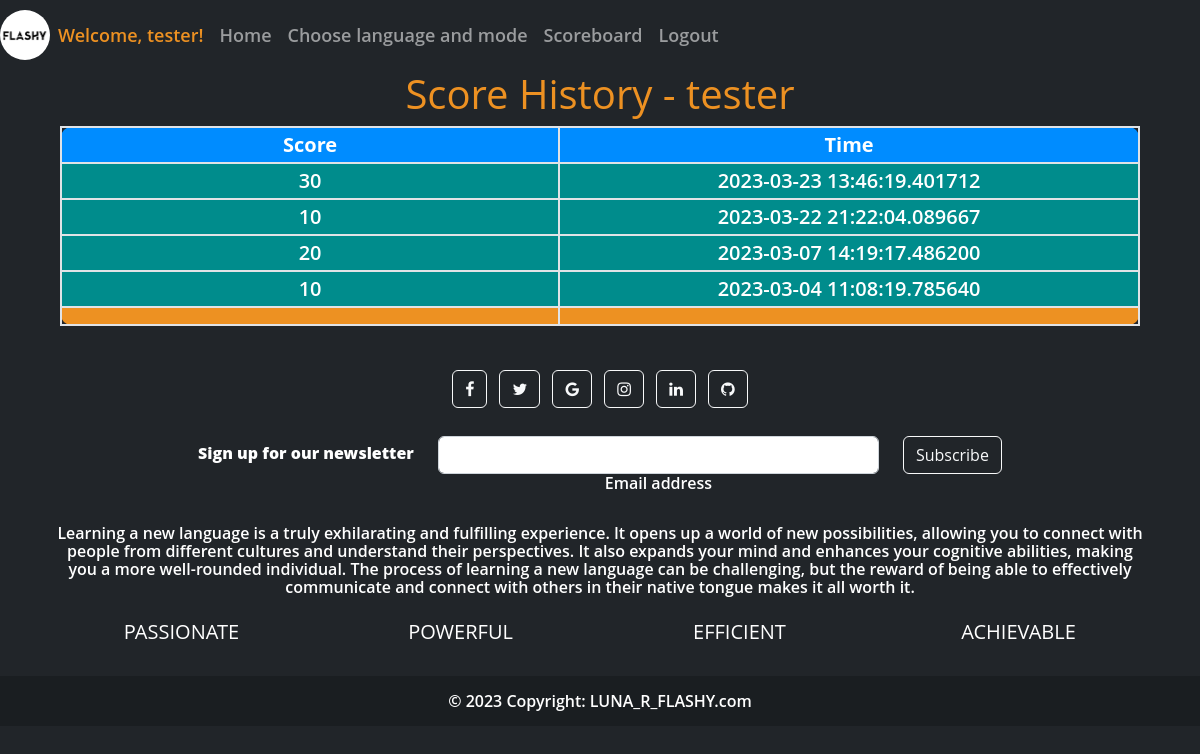
Page /scoreboard/look?username=tester (signed in) on the earlier database version.
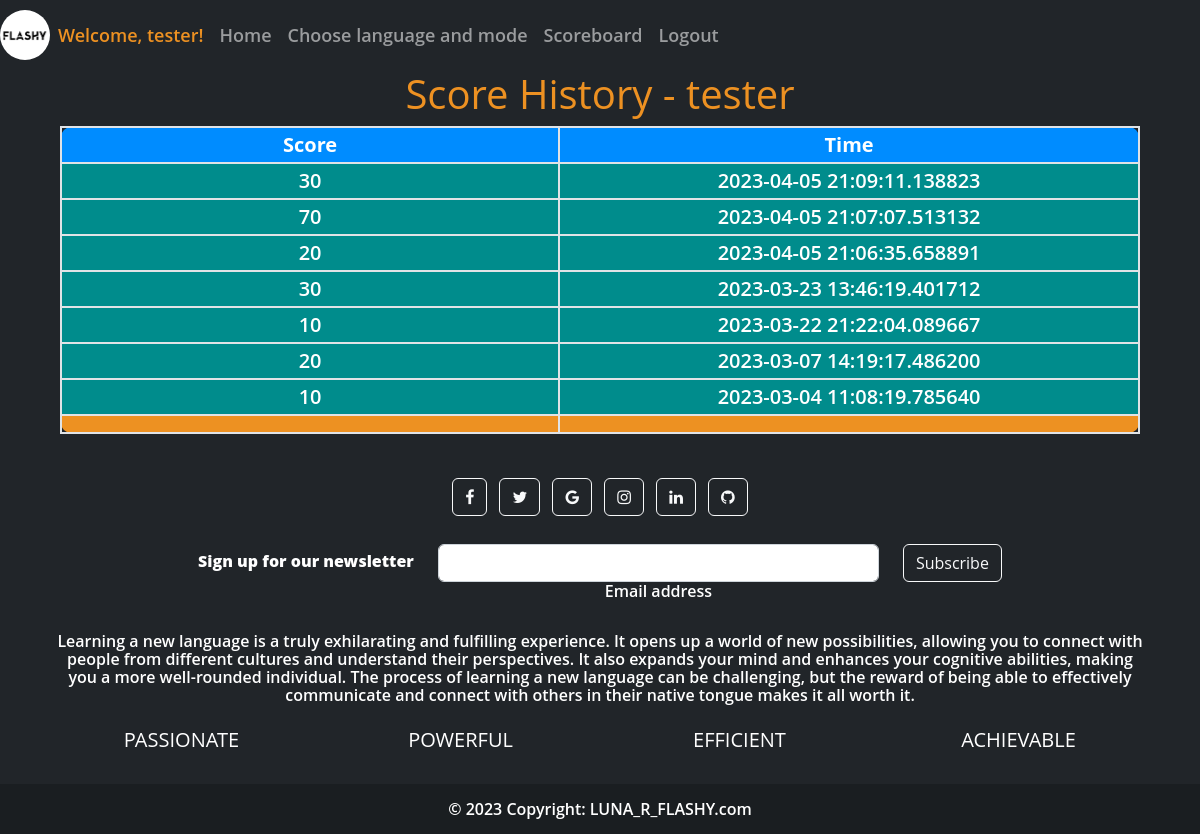
Same page on the later database version.
### website/models.py (models this page shows, shortened)
class Score(db.Model):
    id = db.Column(db.Integer, primary_key=True)
    score = db.Column(db.Integer)
    date = db.Column(db.DateTime(timezone=True), default=func.now())
    user_id = db.Column(db.Integer, db.ForeignKey('user.id'))

### website/auth.py (the view)
@auth.route('/scoreboard/look', methods=['GET'])
@login_required
def scoreboard_user():
    all_score = []
    user_looked = User.query.filter_by(username=request.args.get('username')).one()
    all_score = Score.query.filter_by(user_id=user_looked.id).order_by(Score.date.desc()).all()
    return render_template('scoreboard_user.html', user=current_user, user_looked=user_looked, all_score=all_score)

### website/__init__.py (called while the page is built)
def create_app():
    app = Flask(__name__)
    app.config['SECRET_KEY'] = 'sdfa__dskf__ljkj'
    app.config['SQLALCHEMY_DATABASE_URI'] = f'sqlite:///{DB_NAME}'
    db.init_app(app)
    from .views import views
    from .auth import auth
    app.register_blueprint(views, url_prefix='/')
    app.register_blueprint(auth, url_prefix='/')
    from .models import Note, Score, User
    with app.app_context():
        db.create_all()
    login_manager = LoginManager()
    login_manager.login_view = 'auth.login'
    login_manager.init_app(app)
    @login_manager.user_loader
    def load_user(id):
        return User.query.get(int(id))
    return app

### website/templates/scoreboard_user.html (shortened to what this page needs)
{% extends "base.html" %}
{% block content %}
<div class="container-fluid">
    <div class="row mx-auto scoreboard">
        <h1 style="text-align: center;">Score History  - {{user_looked.username}}</h1>
    </div>
    <div class="table-responsive mx-lg-5">
        <table class="table table-dark table-striped table-lg scoreboard-table" >
          <thead>
            <tr>
              <th scope="col" style="border-radius: 10px 0 0 0;">Score</th>
              <th scope="col" style="border-radius: 0 10px 0 0;">Time</th>
            </tr>
          </thead>
          <tbody>
            {% for score in all_score %}
            <tr class="user-row">
                <td class="col-lg-1">{{score.score}}</td>
                <td class="col-lg-1">{{score.date}}</td>
            </tr>
            {% endfor %}
          </tbody>
          <tfoot class="scoreboard-table-footer" >
            <td style="border-radius: 0 0 0 10px;"></td>
            <td style="border-radius: 0 0 10px 0;"></td>
        </tfoot>
        </table>
      </div>
</div>
{% endblock %}

Differences in the rows shown:
added Score: score "30", date "2023-04-05 21:09:11.138823"
added Score: score "70", date "2023-04-05 21:07:07.513132"
added Score: score "20", date "2023-04-05 21:06:35.658891"
